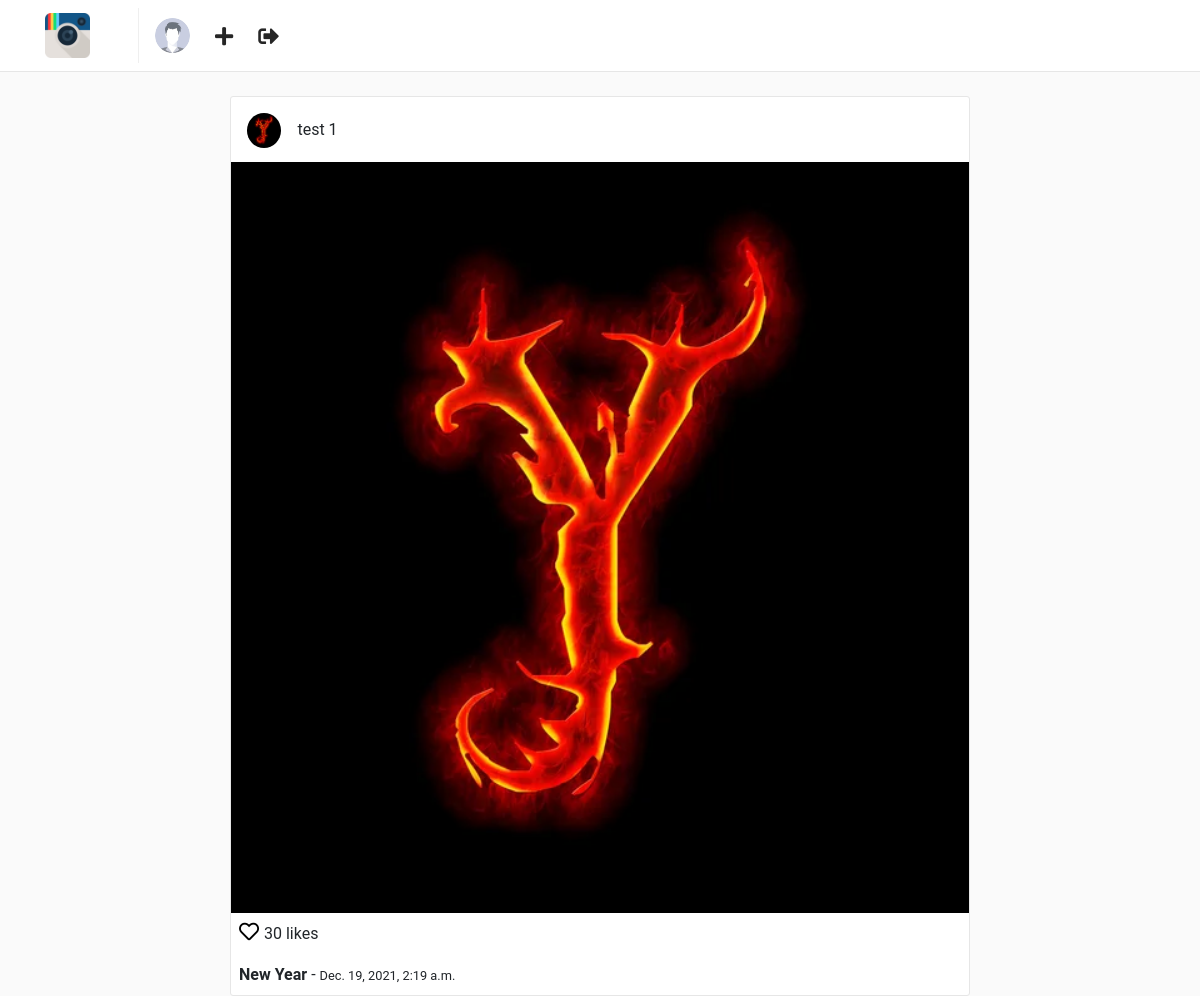
Page /posts/3/ (signed in) on the committed database.
### users/models.py (models this page shows, shortened)
class Profile(models.Model):
    user = models.OneToOneField(User, on_delete=models.CASCADE)
    website = models.URLField(max_length=200, blank=True)
    biography = models.TextField(blank=True)
    phone_number = models.CharField(max_length=20, blank=True)
    picture = models.ImageField(
        upload_to='users/pictures',
        blank=True,
        null=True
    )
    created = models.DateTimeField(auto_now_add=True)
    modified = models.DateTimeField(auto_now=True)

### posts/models.py (models this page shows, shortened)
class Post(models.Model):
    user = models.ForeignKey(User, on_delete=models.CASCADE)
    profile = models.ForeignKey('users.Profile', on_delete=models.CASCADE)
    title = models.CharField(max_length=255)
    photo = models.ImageField(upload_to='posts/photos')
    created = models.DateTimeField(auto_now_add=True)
    modified = models.DateTimeField(auto_now=True)

### posts/views.py (the view)
class PostDetailView(LoginRequiredMixin, DetailView):
    template_name = 'posts/detail.html'
    queryset = Post.objects.all()
    context_object_name = 'post'

### templates/posts/detail.html (shortened to what this page needs)
{% extends "base.html" %}
{% block container %}
    <div class="container">
        <div class="row">
            {% include "posts/post_card.html" %}
        </div>
    </div>
{% endblock %}

### templates/nav.html
{% load static %}
<nav class="navbar navbar-expand-lg fixed-top" id="main-navbar">
    <div class="container">
        <a class="navbar-brand pr-5" style="border-right: 1px solid #efefef;" href="{% url "posts:feed" %}">
            <img src="{% static "img/instagram.png" %}" height="45" class="d-inline-block align-top"/>
        </a>
        <div class="collapse navbar-collapse">
            <ul class="navbar-nav mr-auto">
                <li class="nav-item">
                    <a href="{% url "users:detail" request.user.username %}">
                        {% if request.user.profile.picture %}
                            <img src="{{ request.user.profile.picture.url }}" height="35" class="d-inline-block align-top rounded-circle"/>
                        {% else %}
                            <img src="{% static 'img/default-profile.png' %}" height="35" class="d-inline-block align-top rounded-circle"/>
                        {% endif %}
                    </a>
                </li>
                <li class="nav-item nav-icon">
                    <a href="{% url "posts:create" %}">
                        <i class="fas fa-plus"></i>
                    </a>
                </li>
                <li class="nav-item nav-icon">
                    <a href="{% url "users:logout" %}">
                        <i class="fas fa-sign-out-alt"></i>
                    </a>
                </li>
            </ul>
        </div>
    </div>
</nav>

### templates/posts/post_card.html
<div class="col-sm-12 col-md-8 offset-md-2 mt-5 p-0 post-container">
    <div class="media pt-3 pl-3 pb-1">
        <a href="{% url "users:detail" post.user.username %}">
            <img class="mr-3 rounded-circle" height="35" src="{{ post.profile.picture.url }}" alt="{{ post.user.get_full_name }}">
        </a>
        <div class="media-body">
            <p style="margin-top: 5px;">{{ post.user.get_full_name  }}</p>
        </div>
    </div>
    <img style="width: 100%;" src="{{ post.photo.url }}" alt="{{ post.title }}">
    <p class="mt-1 ml-2" >
        <a href="" style="color: #000; font-size: 20px;">
            <i class="far fa-heart"></i>
        </a> 30 likes
    </p>
    <p class="ml-2 mt-0 mb-2">
        <b>{{ post.title }}</b> - <small>{{ post.created }}</small>
    </p>
</div>

### static/css/main.css (style rules this page uses)
html, body { background: #fafafa; height: 100%; width: 100%; font-family: 'Roboto', sans-serif; }
#main-navbar { background: #fff; border-bottom: 1px solid rgba(0,0,0,.0975); }
.post-container { background: #fff; border: 1px solid #e6e6e6; border-radius: 3px; }
.nav-icon a { color: #262626; font-size: 1.3em; display: block; margin-top: .2em; margin-left: 1.2em; font-weight: 100; }

### rows in the picture
Post: profile.picture (picture), user.get_full_name "test 1", photo (picture), title "New Year", created "Dec. 19, 2021, 2:19 a.m."
